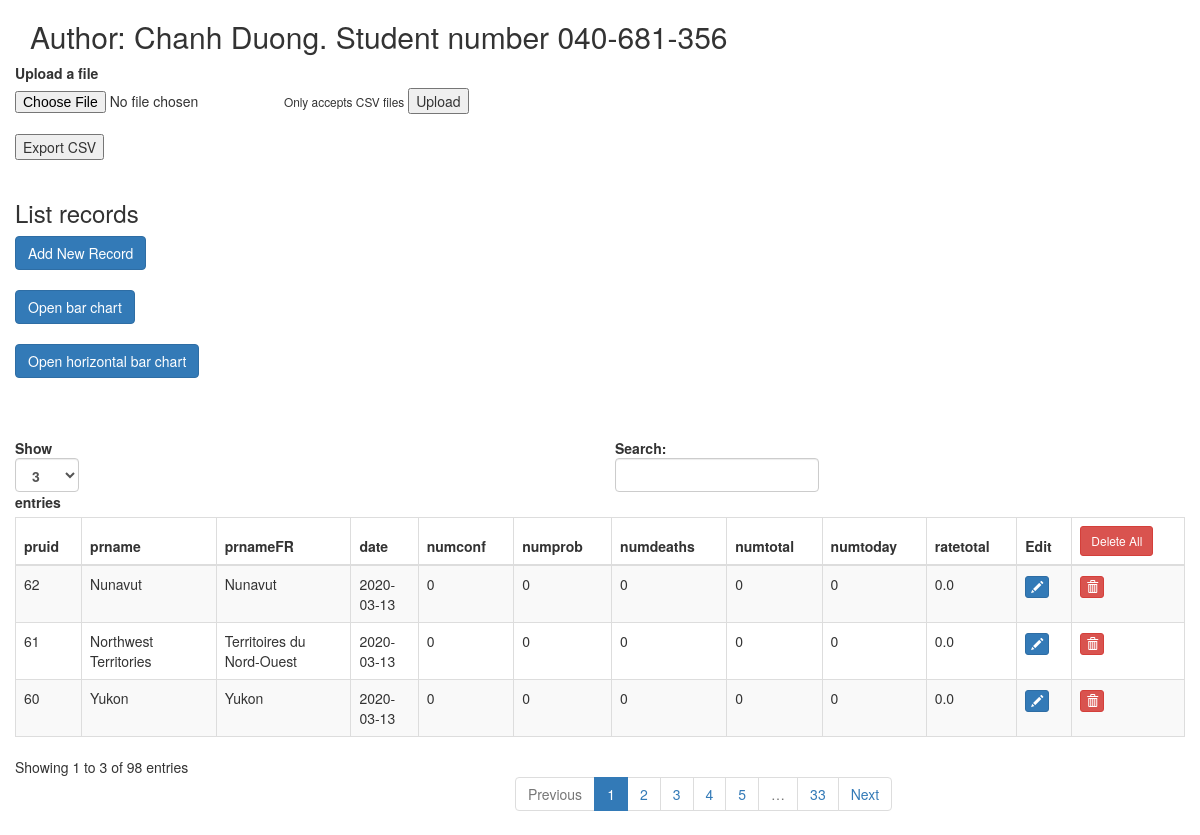
The app's page /csvapp/sort_pruid_Descending/ with its own data.
### csvapp/models.py (models this page shows, shortened)
class Record(models.Model):
    pruid = models.IntegerField()
    prname = models.CharField(max_length=150)
    prnameFR = models.CharField(max_length=150)
    date = models.DateField(null=True)
    numconf = models.IntegerField()
    numprob = models.IntegerField()
    numdeaths = models.IntegerField()
    numtotal = models.IntegerField()
    numtoday = models.IntegerField()
    ratetotal = models.FloatField()

### csvapp/views.py (the view)
# urls.py: path('sort_pruid_Descending/', views.sort_recordId_Descending, name='record_sortId_descending'),
def sort_recordId_Descending(request):
    recordList = Record.objects.all().order_by('-pruid')
    context = {'records': recordList}
    return render(request, 'csvapp/record_list.html', context)

### csvapp/templates/csvapp/record_list.html (shortened to what this page needs)
{% extends 'csvapp/base.html'%} {% block content%}
  <form action="" method="POST" enctype="multipart/form-data">
    <label for="file1"> Upload a file</label>
    <input type="file" id="file1" name="file" />
    <small id="small">Only accepts CSV files</small>
    <button type="submit">Upload</button>
  </form>
<br />
<form
  action="{% url 'record_download' %}"
>
  <input type="submit" value="Export CSV" />
</form>
<br />
  <h3>List records</h3>
  <a href="{% url 'record_insert' %}" class="btn btn-primary">Add New Record</a>
  <a href="{% url 'bar_chart' %}" class="btn btn-primary">Open bar chart</a>
  <a href="{% url 'horizontal_bar_chart' %}" class="btn btn-primary">Open horizontal bar chart</a>
  <div class="table-responsive-sm">
    <table
      id="bootstrapdatatable"
      class="table table-striped table-bordered"
      width="100%"
    >
      <thead>
        <th>pruid</th>
        <th>prname</th>
        <th>prnameFR</th>
        <th>date</th>
        <th>numconf</th>
        <th>numprob</th>
        <th>numdeaths</th>
        <th>numtotal</th>
        <th>numtoday</th>
        <th>ratetotal</th>
        <th>Edit</th>
        <th>
          <a
            href="{% url 'record_delete_all' %}"
            class="btn btn-sm btn-danger"
          >Delete All</a>
        </th>
      </thead>
      <tbody>
        {% for record in records %}
        <tr>
          <td>{{record.pruid}}</td>
          <td>{{record.prname}}</td>
          <td>{{record.prnameFR}}</td>
          <td>{{record.date|date:'Y-m-d'}}</td>
          <td>{{record.numconf}}</td>
          <td>{{record.numprob}}</td>
          <td>{{record.numdeaths}}</td>
          <td>{{record.numtotal}}</td>
          <td>{{record.numtoday}}</td>
          <td>{{record.ratetotal}}</td>
          <td>
            <p data-placement="top"  title="Edit">
              <a
                href="{% url 'record_update' record.id %}"
                class="btn btn-primary btn-xs"
                ><span class="glyphicon glyphicon-pencil"></span>
              </a>
            </p>
          </td>
          <td>
            <p data-placement="top"  title="Delete">
              <a
                href="{% url 'record_delete' record.id %}"
                class="btn btn-danger btn-xs"
                ><span class="glyphicon glyphicon-trash"></span
              ></a>
            </p>
          </td>
        </tr>
        {% endfor %}
      </tbody>
    </table>
  </div>
{% endblock content %}

### csvapp/templates/csvapp/base.html (style rules this page uses)
#file1 { display: inline; }
th { width: 1%; white-space: nowrap; }
table.dataTable thead .sorting::after, table.dataTable thead .sorting_asc::after { display:none; }
table.dataTable thead .sorting_desc::after { display:none; }
table.dataTable thead .sorting { background-image: url(https://datatables.net/media/images/sort_both.png); background-repeat: no-repeat; background-position: center right; }
table.dataTable thead .sorting_desc { background-image: url(https://datatables.net/media/images/sort_desc.png); background-repeat: no-repeat; background-position: center right; }

### records on screen
Record: pruid "62", prname "Nunavut", prnameFR "Nunavut", date "2020-03-13", numconf "0", numprob "0", numdeaths "0", numtotal "0", numtoday "0", ratetotal "0.0"
Record: pruid "61", prname "Northwest Territories", prnameFR "Territoires du Nord-Ouest", date "2020-03-13", numconf "0", numprob "0", numdeaths "0", numtotal "0", numtoday "0", ratetotal "0.0"
Record: pruid "60", prname "Yukon", prnameFR "Yukon", date "2020-03-13", numconf "0", numprob "0", numdeaths "0", numtotal "0", numtoday "0", ratetotal "0.0"
